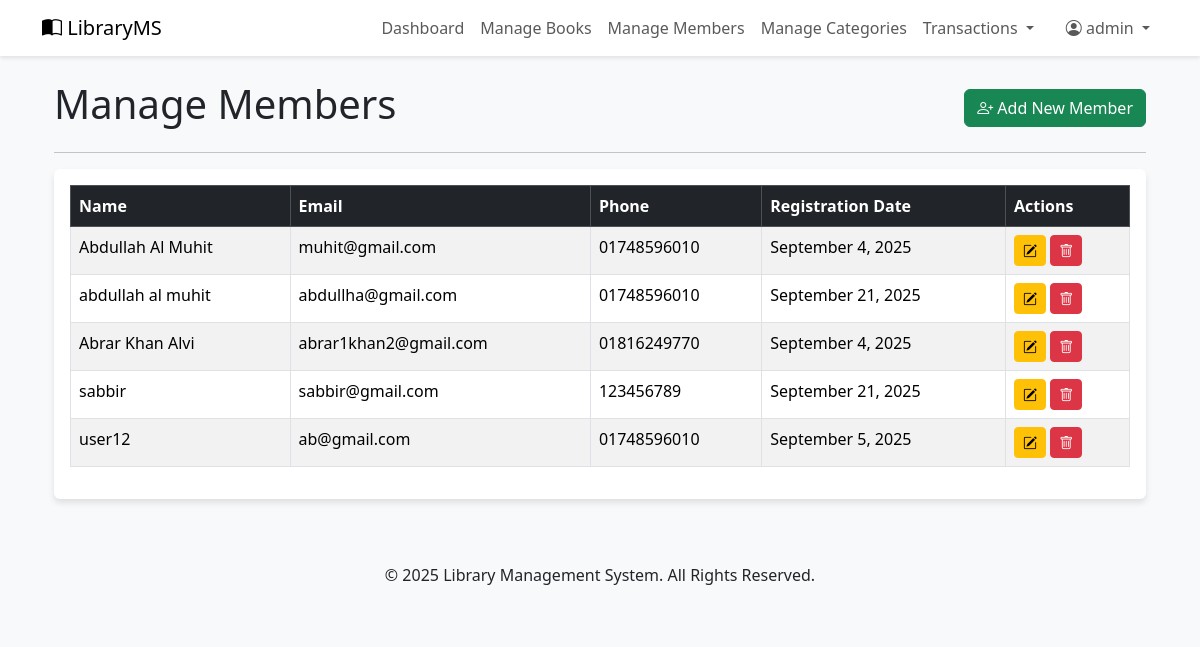
Screenshot of /admin/members.php (signed in) with the database file from the repository.
### tables this page shows
CREATE TABLE `members` (
  `member_id` int(11) NOT NULL,
  `name` varchar(150) NOT NULL,
  `email` varchar(150) NOT NULL,
  `password` varchar(255) NOT NULL,
  `phone` varchar(20) DEFAULT NULL,
  `registration_date` date NOT NULL
);

### admin/members.php (the view, shortened to what this page needs)
<?php
require_once '../includes/header.php';
require_once '../config/db_connection.php';
$sql = "SELECT * FROM members ORDER BY name ASC";
$result = $conn->query($sql);
?>
<div class="container mt-4">
    <div class="row">
        <div class="col-12 d-flex justify-content-between align-items-center">
            <h1>Manage Members</h1>
            <a href="add_member.php" class="btn btn-success"><i class="bi bi-person-plus"></i> Add New Member</a>
        </div>
    </div>
    <hr>
    <div class="card">
        <div class="card-body">
            <div class="table-responsive">
                <table class="table table-striped table-bordered table-hover">
                    <thead class="table-dark">
                        <tr>
                            <th>Name</th>
                            <th>Email</th>
                            <th>Phone</th>
                            <th>Registration Date</th>
                            <th>Actions</th>
                        </tr>
                    </thead>
                    <tbody>
                        <?php if ($result->num_rows > 0): ?>
                            <?php while($member = $result->fetch_assoc()): ?>
                                <tr>
                                    <td><?php echo htmlspecialchars($member['name']); ?></td>
                                    <td><?php echo htmlspecialchars($member['email']); ?></td>
                                    <td><?php echo htmlspecialchars($member['phone']); ?></td>
                                    <td><?php echo date('F j, Y', strtotime($member['registration_date'])); ?></td>
                                    <td>
                                        <a href="edit_member.php?id=<?php echo $member['member_id']; ?>" class="btn btn-warning btn-sm" title="Edit">
                                            <i class="bi bi-pencil-square"></i>
                                        </a>
                                        <a href="delete_member.php?id=<?php echo $member['member_id']; ?>" class="btn btn-danger btn-sm" title="Delete" onclick="return confirm('Are you sure you want to delete this member?');">
                                            <i class="bi bi-trash"></i>
                                        </a>
                                    </td>
                                </tr>
                            <?php endwhile; ?>
                        <?php else: ?>
                            <tr>
                                <td colspan="5" class="text-center">No members found.</td>
                            </tr>
                        <?php endif; ?>
                    </tbody>
                </table>
            </div>
        </div>
    </div>
</div>
<?php
require_once '../includes/footer.php';
?>

### includes/header.php (style rules this page uses)
body { background-color: #f8f9fa; }
.card { border: 0; box-shadow: 0 4px 6px rgba(0,0,0,.1); }

### rows the page displays
members: name "Abdullah Al Muhit", email "muhit@gmail.com", phone "01748596010", registration_date "September 4, 2025"
members: name "abdullah al muhit", email "abdullha@gmail.com", phone "01748596010", registration_date "September 21, 2025"
members: name "Abrar Khan Alvi", email "abrar1khan2@gmail.com", phone "01816249770", registration_date "September 4, 2025"
members: name "sabbir", email "sabbir@gmail.com", phone "123456789", registration_date "September 21, 2025"
members: name "user12", email "ab@gmail.com", phone "01748596010", registration_date "September 5, 2025"

### other values shown
$_SESSION['admin_username'] "admin"
